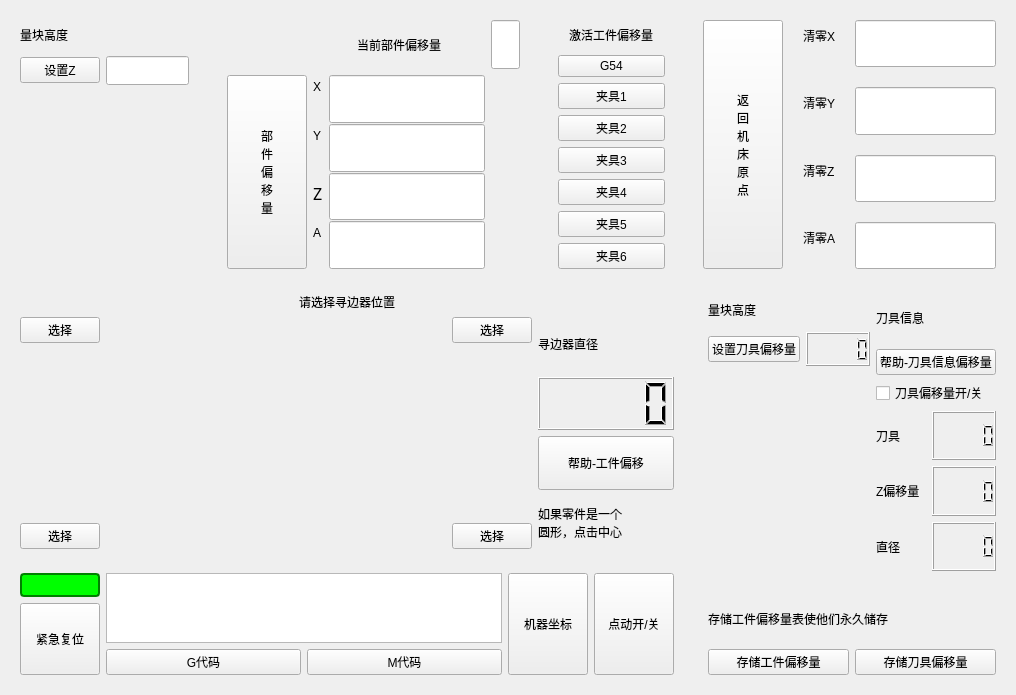
      <widget class="QWidget" name="tab_offset">
       <attribute name="title">
        <string>  偏移量  </string>
       </attribute>
       <layout class="QVBoxLayout" name="verticalLayout_45" stretch="4,6">
        <item>
         <layout class="QHBoxLayout" name="horizontalLayout_62" stretch="3,5,2,5">
          <property name="spacing">
           <number>20</number>
          </property>
          <item>
           <widget class="QWidget" name="widget_24" native="true">
            <property name="styleSheet">
             <string notr="true"/>
            </property>
            <layout class="QVBoxLayout" name="verticalLayout_46" stretch="1,1,6">
             <item>
              <widget class="QLabel" name="label_40">
               <property name="styleSheet">
                <string notr="true"/>
               </property>
               <property name="text">
                <string>量块高度</string>
               </property>
              </widget>
             </item>
             <item>
              <layout class="QHBoxLayout" name="horizontalLayout_64">
               <item>
                <widget class="QPushButton" name="pushButton_93">
                 <property name="text">
                  <string>设置Z</string>
                 </property>
                </widget>
               </item>
               <item>
                <widget class="QLineEdit" name="lineEdit_24">
                 <property name="sizePolicy">
                  <sizepolicy hsizetype="Expanding" vsizetype="Preferred">
                   <horstretch>0</horstretch>
                   <verstretch>0</verstretch>
                  </sizepolicy>
                 </property>
                </widget>
               </item>
              </layout>
             </item>
             <item>
              <widget class="QLabel" name="label_66">
               <property name="styleSheet">
                <string notr="true">QLabel#label_66{
border-image: url(:/images/h1.png);
}</string>
               </property>
               <property name="text">
                <string/>
               </property>
              </widget>
             </item>
            </layout>
           </widget>
          </item>
          <item>
           <widget class="QWidget" name="widget_21" native="true">
            <layout class="QHBoxLayout" name="horizontalLayout_67">
             <item>
              <layout class="QGridLayout" name="gridLayout_16" rowstretch="1,4" columnstretch="1,6,1">
               <item row="0" column="1" alignment="Qt::AlignHCenter">
                <widget class="QLabel" name="label_56">
                 <property name="text">
                  <string>当前部件偏移量</string>
                 </property>
                </widget>
               </item>
               <item row="1" column="0">
                <widget class="QPushButton" name="pushButton_94">
                 <property name="sizePolicy">
                  <sizepolicy hsizetype="Preferred" vsizetype="Preferred">
                   <horstretch>0</horstretch>
                   <verstretch>0</verstretch>
                  </sizepolicy>
                 </property>
                 <property name="text">
                  <string>部
件
偏
移
量</string>
                 </property>
                </widget>
               </item>
               <item row="1" column="1">
                <layout class="QFormLayout" name="formLayout">
                 <property name="fieldGrowthPolicy">
                  <enum>QFormLayout::ExpandingFieldsGrow</enum>
                 </property>
                 <property name="rowWrapPolicy">
                  <enum>QFormLayout::DontWrapRows</enum>
                 </property>
                 <property name="verticalSpacing">
                  <number>1</number>
                 </property>
                 <item row="0" column="0">
                  <widget class="QLabel" name="label_49">
                   <property name="sizePolicy">
                    <sizepolicy hsizetype="Preferred" vsizetype="Preferred">
                     <horstretch>0</horstretch>
                     <verstretch>0</verstretch>
                    </sizepolicy>
                   </property>
                   <property name="text">
                    <string>X</string>
                   </property>
                  </widget>
                 </item>
                 <item row="1" column="0">
                  <widget class="QLabel" name="label_55">
                   <property name="sizePolicy">
                    <sizepolicy hsizetype="Preferred" vsizetype="Preferred">
                     <horstretch>0</horstretch>
                     <verstretch>1</verstretch>
                    </sizepolicy>
                   </property>
                   <property name="text">
                    <string>Y</string>
                   </property>
                  </widget>
                 </item>
                 <item row="2" column="0">
                  <widget class="QLabel" name="label_54">
                   <property name="sizePolicy">
                    <sizepolicy hsizetype="Preferred" vsizetype="Preferred">
                     <horstretch>0</horstretch>
                     <verstretch>1</verstretch>
                    </sizepolicy>
                   </property>
                   <property name="font">
                    <font>
                     <family>黑体</family>
                     <pointsize>12</pointsize>
                     <weight>50</weight>
                     <italic>false</italic>
                     <bold>false</bold>
                    </font>
                   </property>
                   <property name="text">
                    <string>Z</string>
                   </property>
                  </widget>
                 </item>
                 <item row="3" column="0">
                  <widget class="QLabel" name="label_45">
                   <property name="sizePolicy">
                    <sizepolicy hsizetype="Preferred" vsizetype="Preferred">
                     <horstretch>0</horstretch>
                     <verstretch>0</verstretch>
                    </sizepolicy>
                   </property>
                   <property name="layoutDirection">
                    <enum>Qt::LeftToRight</enum>
                   </property>
                   <property name="text">
                    <string>A</string>
                   </property>
                  </widget>
                 </item>
                 <item row="0" column="1">
                  <widget class="QLineEdit" name="lineEdit_26">
                   <property name="sizePolicy">
                    <sizepolicy hsizetype="Expanding" vsizetype="Preferred">
                     <horstretch>0</horstretch>
                     <verstretch>1</verstretch>
                    </sizepolicy>
                   </property>
                  </widget>
                 </item>
                 <item row="1" column="1">
                  <widget class="QLineEdit" name="lineEdit_27">
                   <property name="sizePolicy">
                    <sizepolicy hsizetype="Expanding" vsizetype="Preferred">
                     <horstretch>0</horstretch>
                     <verstretch>1</verstretch>
                    </sizepolicy>
                   </property>
                  </widget>
                 </item>
                 <item row="3" column="1">
                  <widget class="QLineEdit" name="lineEdit_29">
                   <property name="sizePolicy">
                    <sizepolicy hsizetype="Expanding" vsizetype="Preferred">
                     <horstretch>0</horstretch>
                     <verstretch>1</verstretch>
                    </sizepolicy>
                   </property>
                  </widget>
                 </item>
                 <item row="2" column="1">
                  <widget class="QLineEdit" name="lineEdit_28">
                   <property name="sizePolicy">
                    <sizepolicy hsizetype="Expanding" vsizetype="Preferred">
                     <horstretch>0</horstretch>
                     <verstretch>1</verstretch>
                    </sizepolicy>
                   </property>
                  </widget>
                 </item>
                </layout>
               </item>
               <item row="0" column="2">
                <widget class="QLineEdit" name="lineEdit_25">
                 <property name="sizePolicy">
                  <sizepolicy hsizetype="Expanding" vsizetype="Preferred">
                   <horstretch>0</horstretch>
                   <verstretch>0</verstretch>
                  </sizepolicy>
                 </property>
                </widget>
               </item>
              </layout>
             </item>
            </layout>
           </widget>
          </item>
          <item>
           <widget class="QWidget" name="widget_20" native="true">
            <layout class="QVBoxLayout" name="verticalLayout_49" stretch="4,2,1,1,1,1,1,1">
             <item alignment="Qt::AlignHCenter">
              <widget class="QLabel" name="label_64">
               <property name="text">
                <string>激活工件偏移量</string>
               </property>
              </widget>
             </item>
             <item>
              <widget class="QPushButton" name="pushButton_95">
               <property name="sizePolicy">
                <sizepolicy hsizetype="Preferred" vsizetype="Preferred">
                 <horstretch>0</horstretch>
                 <verstretch>0</verstretch>
                </sizepolicy>
               </property>
               <property name="text">
                <string>G54</string>
               </property>
              </widget>
             </item>
             <item>
              <widget class="QPushButton" name="pushButton_96">
               <property name="sizePolicy">
                <sizepolicy hsizetype="Preferred" vsizetype="Preferred">
                 <horstretch>0</horstretch>
                 <verstretch>0</verstretch>
                </sizepolicy>
               </property>
               <property name="text">
                <string>夹具1</string>
               </property>
              </widget>
             </item>
             <item>
              <widget class="QPushButton" name="pushButton_101">
               <property name="sizePolicy">
                <sizepolicy hsizetype="Preferred" vsizetype="Preferred">
                 <horstretch>0</horstretch>
                 <verstretch>0</verstretch>
                </sizepolicy>
               </property>
               <property name="text">
                <string>夹具2</string>
               </property>
              </widget>
             </item>
             <item>
              <widget class="QPushButton" name="pushButton_97">
               <property name="sizePolicy">
                <sizepolicy hsizetype="Preferred" vsizetype="Preferred">
                 <horstretch>0</horstretch>
                 <verstretch>0</verstretch>
                </sizepolicy>
               </property>
               <property name="text">
                <string>夹具3</string>
               </property>
              </widget>
             </item>
             <item>
              <widget class="QPushButton" name="pushButton_98">
               <property name="sizePolicy">
                <sizepolicy hsizetype="Preferred" vsizetype="Preferred">
                 <horstretch>0</horstretch>
                 <verstretch>0</verstretch>
                </sizepolicy>
               </property>
               <property name="text">
                <string>夹具4</string>
               </property>
              </widget>
             </item>
             <item>
              <widget class="QPushButton" name="pushButton_99">
               <property name="sizePolicy">
                <sizepolicy hsizetype="Preferred" vsizetype="Preferred">
                 <horstretch>0</horstretch>
                 <verstretch>0</verstretch>
                </sizepolicy>
               </property>
               <property name="text">
                <string>夹具5</string>
               </property>
              </widget>
             </item>
             <item>
              <widget class="QPushButton" name="pushButton_100">
               <property name="sizePolicy">
                <sizepolicy hsizetype="Preferred" vsizetype="Preferred">
                 <horstretch>0</horstretch>
                 <verstretch>0</verstretch>
                </sizepolicy>
               </property>
               <property name="text">
                <string>夹具6</string>
               </property>
              </widget>
             </item>
            </layout>
           </widget>
          </item>
          <item>
           <widget class="QWidget" name="widget_22" native="true">
            <layout class="QHBoxLayout" name="horizontalLayout_88" stretch="1,5">
             <property name="spacing">
              <number>20</number>
             </property>
             <item>
              <widget class="QPushButton" name="pushButton_103">
               <property name="sizePolicy">
                <sizepolicy hsizetype="Minimum" vsizetype="Expanding">
                 <horstretch>0</horstretch>
                 <verstretch>0</verstretch>
                </sizepolicy>
               </property>
               <property name="text">
                <string>返
回
机
床
原
点</string>
               </property>
              </widget>
             </item>
             <item>
              <layout class="QFormLayout" name="formLayout_3">
               <property name="leftMargin">
                <number>0</number>
               </property>
               <item row="0" column="0">
                <widget class="QLabel" name="label_69">
                 <property name="text">
                  <string>清零X</string>
                 </property>
                </widget>
               </item>
               <item row="1" column="0">
                <widget class="QLabel" name="label_70">
                 <property name="text">
                  <string>清零Y</string>
                 </property>
                </widget>
               </item>
               <item row="2" column="0">
                <widget class="QLabel" name="label_71">
                 <property name="text">
                  <string>清零Z</string>
                 </property>
                </widget>
               </item>
               <item row="3" column="0">
                <widget class="QLabel" name="label_72">
                 <property name="text">
                  <string>清零A</string>
                 </property>
                </widget>
               </item>
               <item row="0" column="1">
                <widget class="QLineEdit" name="lineEdit_30">
                 <property name="sizePolicy">
                  <sizepolicy hsizetype="Expanding" vsizetype="Preferred">
                   <horstretch>0</horstretch>
                   <verstretch>1</verstretch>
                  </sizepolicy>
                 </property>
                </widget>
               </item>
               <item row="1" column="1">
                <widget class="QLineEdit" name="lineEdit_31">
                 <property name="sizePolicy">
                  <sizepolicy hsizetype="Expanding" vsizetype="Preferred">
                   <horstretch>0</horstretch>
                   <verstretch>1</verstretch>
                  </sizepolicy>
                 </property>
                </widget>
               </item>
               <item row="2" column="1">
                <widget class="QLineEdit" name="lineEdit_32">
                 <property name="sizePolicy">
                  <sizepolicy hsizetype="Expanding" vsizetype="Preferred">
                   <horstretch>0</horstretch>
                   <verstretch>1</verstretch>
                  </sizepolicy>
                 </property>
                </widget>
               </item>
               <item row="3" column="1">
                <widget class="QLineEdit" name="lineEdit_33">
                 <property name="sizePolicy">
                  <sizepolicy hsizetype="Expanding" vsizetype="Preferred">
                   <horstretch>0</horstretch>
                   <verstretch>1</verstretch>
                  </sizepolicy>
                 </property>
                </widget>
               </item>
              </layout>
             </item>
            </layout>
           </widget>
          </item>
         </layout>
        </item>
        <item>
         <layout class="QHBoxLayout" name="horizontalLayout_63" stretch="6,0">
          <item>
           <layout class="QVBoxLayout" name="verticalLayout_52" stretch="7,1">
            <item>
             <widget class="QWidget" name="widget_27" native="true">
              <property name="styleSheet">
               <string notr="true"/>
              </property>
              <layout class="QVBoxLayout" name="verticalLayout_61">
               <item alignment="Qt::AlignHCenter">
                <widget class="QLabel" name="label_74">
                 <property name="text">
                  <string>请选择寻边器位置</string>
                 </property>
                </widget>
               </item>
               <item>
                <layout class="QHBoxLayout" name="horizontalLayout_68" stretch="1,5,1,2">
                 <item>
                  <layout class="QVBoxLayout" name="verticalLayout_50">
                   <item>
                    <widget class="QPushButton" name="pushButton_109">
                     <property name="text">
                      <string>选择</string>
                     </property>
                    </widget>
                   </item>
                   <item>
                    <spacer name="verticalSpacer_4">
                     <property name="orientation">
                      <enum>Qt::Vertical</enum>
                     </property>
                     <property name="sizeHint" stdset="0">
                      <size>
                       <width>20</width>
                       <height>40</height>
                      </size>
                     </property>
                    </spacer>
                   </item>
                   <item>
                    <widget class="QPushButton" name="pushButton_111">
                     <property name="text">
                      <string>选择</string>
                     </property>
                    </widget>
                   </item>
                  </layout>
                 </item>
                 <item>
                  <widget class="QLabel" name="label_65">
                   <property name="styleSheet">
                    <string notr="true">QLabel#label_65{
border-image: url(:/images/border.png);
}</string>
                   </property>
                   <property name="text">
                    <string/>
                   </property>
                  </widget>
                 </item>
                 <item>
                  <layout class="QVBoxLayout" name="verticalLayout_59">
                   <item>
                    <widget class="QPushButton" name="pushButton_108">
                     <property name="text">
                      <string>选择</string>
                     </property>
                    </widget>
                   </item>
                   <item>
                    <spacer name="verticalSpacer_3">
                     <property name="orientation">
                      <enum>Qt::Vertical</enum>
                     </property>
                     <property name="sizeHint" stdset="0">
                      <size>
                       <width>20</width>
                       <height>40</height>
                      </size>
                     </property>
                    </spacer>
                   </item>
                   <item>
                    <widget class="QPushButton" name="pushButton_110">
                     <property name="text">
                      <string>选择</string>
                     </property>
                    </widget>
                   </item>
                  </layout>
                 </item>
                 <item>
                  <layout class="QVBoxLayout" name="verticalLayout_60" stretch="1,1,1,1">
                   <item>
                    <widget class="QLabel" name="label_75">
                     <property name="text">
                      <string>寻边器直径</string>
                     </property>
                    </widget>
                   </item>
                   <item>
                    <widget class="QLCDNumber" name="lcdNumber_59"/>
                   </item>
                   <item>
                    <widget class="QPushButton" name="pushButton_112">
                     <property name="sizePolicy">
                      <sizepolicy hsizetype="Minimum" vsizetype="Preferred">
                       <horstretch>0</horstretch>
                       <verstretch>0</verstretch>
                      </sizepolicy>
                     </property>
                     <property name="text">
                      <string>帮助-工件偏移</string>
                     </property>
                    </widget>
                   </item>
                   <item>
                    <widget class="QLabel" name="label_47">
                     <property name="text">
                      <string>如果零件是一个
圆形，点击中心</string>
                     </property>
                    </widget>
                   </item>
                  </layout>
                 </item>
                </layout>
               </item>
              </layout>
             </widget>
            </item>
            <item>
             <widget class="QWidget" name="widget_26" native="true">
              <layout class="QHBoxLayout" name="horizontalLayout_89">
               <item>
                <layout class="QVBoxLayout" name="verticalLayout_53" stretch="1,3">
                 <item>
                  <widget class="QLabel" name="label_73">
                   <property name="styleSheet">
                    <string notr="true">QLabel#label_73{
border: 2px solid green;
border-radius: 4px;
padding: 2px;
	background-color: rgb(0, 255, 0);
}</string>
                   </property>
                   <property name="text">
                    <string/>
                   </property>
                  </widget>
                 </item>
                 <item>
                  <widget class="QPushButton" name="pushButton_104">
                   <property name="sizePolicy">
                    <sizepolicy hsizetype="Minimum" vsizetype="Preferred">
                     <horstretch>0</horstretch>
                     <verstretch>0</verstretch>
                    </sizepolicy>
                   </property>
                   <property name="text">
                    <string>紧急复位</string>
                   </property>
                  </widget>
                 </item>
                </layout>
               </item>
               <item>
                <layout class="QVBoxLayout" name="verticalLayout_54">
                 <item>
                  <widget class="QTextEdit" name="textEdit_3"/>
                 </item>
                 <item>
                  <layout class="QHBoxLayout" name="horizontalLayout_90">
                   <item>
                    <widget class="QPushButton" name="pushButton_105">
                     <property name="text">
                      <string>G代码</string>
                     </property>
                    </widget>
                   </item>
                   <item>
                    <widget class="QPushButton" name="pushButton_106">
                     <property name="text">
                      <string>M代码</string>
                     </property>
                    </widget>
                   </item>
                  </layout>
                 </item>
                </layout>
               </item>
               <item>
                <widget class="QPushButton" name="pushButton_113">
                 <property name="sizePolicy">
                  <sizepolicy hsizetype="Minimum" vsizetype="Preferred">
                   <horstretch>0</horstretch>
                   <verstretch>0</verstretch>
                  </sizepolicy>
                 </property>
                 <property name="text">
                  <string>机器坐标</string>
                 </property>
                </widget>
               </item>
               <item>
                <widget class="QPushButton" name="pushButton_107">
                 <property name="sizePolicy">
                  <sizepolicy hsizetype="Minimum" vsizetype="Preferred">
                   <horstretch>0</horstretch>
                   <verstretch>0</verstretch>
                  </sizepolicy>
                 </property>
                 <property name="text">
                  <string>点动开/关</string>
                 </property>
                 <property name="shortcut">
                  <string notr="true"/>
                 </property>
                 <property name="checkable">
                  <bool>false</bool>
                 </property>
                 <property name="checked">
                  <bool>false</bool>
                 </property>
                </widget>
               </item>
              </layout>
             </widget>
            </item>
           </layout>
          </item>
          <item>
           <layout class="QVBoxLayout" name="verticalLayout_56" stretch="3,1">
            <property name="leftMargin">
             <number>10</number>
            </property>
            <item>
             <widget class="QWidget" name="widget_25" native="true">
              <property name="styleSheet">
               <string notr="true"/>
              </property>
              <layout class="QHBoxLayout" name="horizontalLayout_95">
               <item>
                <layout class="QVBoxLayout" name="verticalLayout_55" stretch="1,1,6">
                 <item>
                  <widget class="QLabel" name="label_80">
                   <property name="text">
                    <string>量块高度</string>
                   </property>
                  </widget>
                 </item>
                 <item>
                  <layout class="QHBoxLayout" name="horizontalLayout_91">
                   <item>
                    <widget class="QPushButton" name="pushButton_114">
                     <property name="text">
                      <string>设置刀具偏移量</string>
                     </property>
                    </widget>
                   </item>
                   <item>
                    <widget class="QLCDNumber" name="lcdNumber_60"/>
                   </item>
                  </layout>
                 </item>
                 <item>
                  <widget class="QLabel" name="label_67">
                   <property name="styleSheet">
                    <string notr="true">QLabel#label_67{
border-image: url(:/images/h2.png);
}</string>
                   </property>
                   <property name="text">
                    <string/>
                   </property>
                  </widget>
                 </item>
                </layout>
               </item>
               <item>
                <layout class="QVBoxLayout" name="verticalLayout_57">
                 <item>
                  <widget class="QLabel" name="label_81">
                   <property name="text">
                    <string>刀具信息</string>
                   </property>
                  </widget>
                 </item>
                 <item>
                  <widget class="QPushButton" name="pushButton_117">
                   <property name="text">
                    <string>帮助-刀具信息偏移量</string>
                   </property>
                  </widget>
                 </item>
                 <item>
                  <widget class="QCheckBox" name="checkBox">
                   <property name="styleSheet">
                    <string notr="true">font: 16pt &quot;华文琥珀&quot;;</string>
                   </property>
                   <property name="text">
                    <string>刀具偏移量开/关</string>
                   </property>
                  </widget>
                 </item>
                 <item>
                  <layout class="QHBoxLayout" name="horizontalLayout_93">
                   <item>
                    <widget class="QLabel" name="label_83">
                     <property name="text">
                      <string>刀具</string>
                     </property>
                    </widget>
                   </item>
                   <item>
                    <widget class="QLCDNumber" name="lcdNumber_62"/>
                   </item>
                  </layout>
                 </item>
                 <item>
                  <layout class="QHBoxLayout" name="horizontalLayout_92">
                   <item>
                    <widget class="QLabel" name="label_82">
                     <property name="text">
                      <string>Z偏移量</string>
                     </property>
                    </widget>
                   </item>
                   <item>
                    <widget class="QLCDNumber" name="lcdNumber_61"/>
                   </item>
                  </layout>
                 </item>
                 <item>
                  <layout class="QHBoxLayout" name="horizontalLayout_94">
                   <item>
                    <widget class="QLabel" name="label_84">
                     <property name="text">
                      <string>直径</string>
                     </property>
                    </widget>
                   </item>
                   <item>
                    <widget class="QLCDNumber" name="lcdNumber_63"/>
                   </item>
                  </layout>
                 </item>
                </layout>
               </item>
              </layout>
             </widget>
            </item>
            <item>
             <widget class="QWidget" name="widget_28" native="true">
              <layout class="QVBoxLayout" name="verticalLayout_58">
               <item>
                <widget class="QLabel" name="label_85">
                 <property name="text">
                  <string>存储工件偏移量表使他们永久储存</string>
                 </property>
                </widget>
               </item>
               <item>
                <layout class="QHBoxLayout" name="horizontalLayout_96">
                 <item>
                  <widget class="QPushButton" name="pushButton_116">
                   <property name="text">
                    <string>存储工件偏移量</string>
                   </property>
                  </widget>
                 </item>
                 <item>
                  <widget class="QPushButton" name="pushButton_115">
                   <property name="text">
                    <string>存储刀具偏移量</string>
                   </property>
                  </widget>
                 </item>
                </layout>
               </item>
              </layout>
             </widget>
            </item>
           </layout>
          </item>
         </layout>
        </item>
       </layout>
      </widget>
